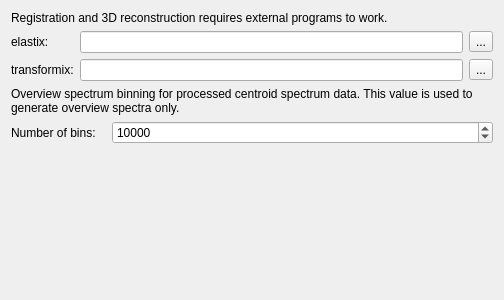
<?xml version="1.0" encoding="UTF-8"?>
<ui version="4.0">
 <class>m2PreferencePage</class>
 <widget class="QWidget" name="m2PreferencePage">
  <property name="geometry">
   <rect>
    <x>0</x>
    <y>0</y>
    <width>504</width>
    <height>300</height>
   </rect>
  </property>
  <property name="windowTitle">
   <string>External Programs</string>
  </property>
  <layout class="QVBoxLayout" name="verticalLayout">
   <item>
    <widget class="QLabel" name="label">
     <property name="text">
      <string>Registration and 3D reconstruction requires external programs to work.</string>
     </property>
    </widget>
   </item>
   <item>
    <layout class="QGridLayout" name="gridLayout">
     <item row="1" column="1">
      <widget class="QLineEdit" name="transformixLineEdit">
       <property name="readOnly">
        <bool>true</bool>
       </property>
      </widget>
     </item>
     <item row="0" column="0">
      <widget class="QLabel" name="elastixLabel">
       <property name="text">
        <string>elastix:</string>
       </property>
       <property name="textFormat">
        <enum>Qt::PlainText</enum>
       </property>
      </widget>
     </item>
     <item row="1" column="0">
      <widget class="QLabel" name="transformixLabel">
       <property name="text">
        <string>transformix:</string>
       </property>
       <property name="textFormat">
        <enum>Qt::PlainText</enum>
       </property>
      </widget>
     </item>
     <item row="0" column="2">
      <widget class="QToolButton" name="elastixButton">
       <property name="text">
        <string>...</string>
       </property>
      </widget>
     </item>
     <item row="0" column="1">
      <widget class="QLineEdit" name="elastixLineEdit">
       <property name="readOnly">
        <bool>true</bool>
       </property>
      </widget>
     </item>
     <item row="1" column="2">
      <widget class="QToolButton" name="transformixButton">
       <property name="text">
        <string>...</string>
       </property>
      </widget>
     </item>
    </layout>
   </item>
   <item>
    <widget class="QLabel" name="label_2">
     <property name="text">
      <string>Overview spectrum binning for processed centroid spectrum data. This value is used to generate overview spectra only.</string>
     </property>
     <property name="wordWrap">
      <bool>true</bool>
     </property>
    </widget>
   </item>
   <item>
    <layout class="QGridLayout" name="gridLayout_2" columnstretch="1,4">
     <item row="0" column="0">
      <widget class="QLabel" name="elastixLabel_2">
       <property name="text">
        <string>Number of bins:</string>
       </property>
       <property name="textFormat">
        <enum>Qt::PlainText</enum>
       </property>
      </widget>
     </item>
     <item row="0" column="1">
      <widget class="QSpinBox" name="spnBxBins">
       <property name="minimum">
        <number>2000</number>
       </property>
       <property name="maximum">
        <number>1000000</number>
       </property>
       <property name="value">
        <number>10000</number>
       </property>
      </widget>
     </item>
    </layout>
   </item>
   <item>
    <spacer name="verticalSpacer">
     <property name="orientation">
      <enum>Qt::Vertical</enum>
     </property>
     <property name="sizeHint" stdset="0">
      <size>
       <width>20</width>
       <height>248</height>
      </size>
     </property>
    </spacer>
   </item>
  </layout>
 </widget>
 <resources/>
 <connections/>
</ui>
